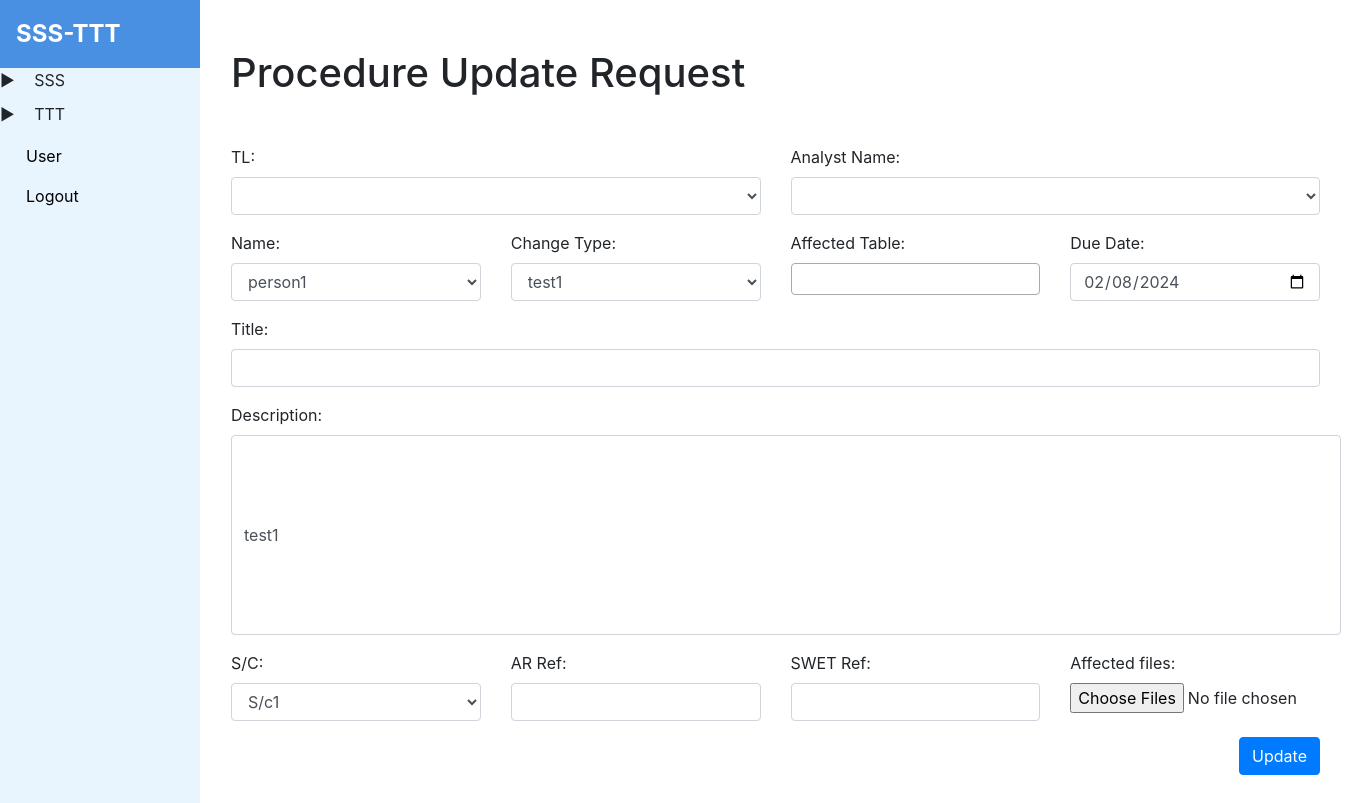
The page /update/procedure/update/request/2 (signed in) on the database its author committed.
### tables this page shows
CREATE TABLE 't_procedure_update_request' (
    'id' INTEGER PRIMARY KEY AUTOINCREMENT,
    's_c' varchar(1000) NOT NULL,
    'status' varchar(1000) NOT NULL,
    'status_tl' varchar(1000) NOT NULL,
    'originator' varchar(1000) NOT NULL,
    'date' varchar(1000) NOT NULL,
    'type' varchar(1000) NOT NULL,
    'reason_for_update' varchar(1000) NOT NULL,
    'affected_tables' varchar(1000) NOT NULL,
    'title' varchar(1000),
    'ar_ref' varchar(1000),
    'swet_ref' varchar(1000),
    'affected_files' varchar(3000),
    'implemented' varchar(100),
    'tl'        varchar(100),
    'analyst_name'   varchar(100),
    'originator_date'  datetime, 
    'tl_date' datetime,
    'analyst_date' datetime,
    'due_date' datetime
    );

### app.py (the view, shortened to what this page needs)
@app.route('/update/procedure/update/request/<int:procedure_update_request_id>', methods=['GET', 'POST'])
@check_login
def update_procedure_update_request(procedure_update_request_id):
    analyst_names, tl_names, persons, tables, types, s_c_values = get_entries_data("srdb_entries.txt")
    data = get_record_by_table_name('t_procedure_update_request', procedure_update_request_id)
    data = list(data)
    data[7] = data[7].split(',')
    return render_template('procedure_update_request/update_procedure_update_request.html', persons=persons, s_c_values = s_c_values,
                        tables=tables, types=types, data = data, is_admin = session.get('user'), analyst_names=analyst_names, tl_names=tl_names)

### app.py (called while the page is built)
def check_login(f):
    @wraps(f)
    def decorated_function(*args, **kwargs):
        if session.get('user') is None:
            return redirect(url_for('login'))
        return f(*args, **kwargs)
    return decorated_function

### db_helper.py (called while the page is built)
def get_record_by_table_name(table_name: str, record_id: int):
    cursor = conn.cursor()
    cursor.execute(f'SELECT * FROM {table_name} WHERE id = {record_id}')
    result = cursor.fetchone()
    cursor.close()
    return result

def get_entries_data(filename):
    with open(filename) as f:
        data = f.readlines()
    data  = [line.strip().split(',') for line in data]
    return data[0], data[1], data[2], data[3], data[4], data[5]

### templates/procedure_update_request/update_procedure_update_request.html (shortened to what this page needs)
{% extends 'base.html' %}
{% block content %}
  <div class="container my-5">
    <div class="row">
      <div class="col-12">
        <h1 class="text-start mb-5">Procedure Update Request </h1>
      </div>
    </div>
        <form method="POST" enctype="multipart/form-data" action="/update/procedure/update/request/{{data[0]}}">
          <div class="row">
            <div class="col-md-6">
              <div class="form-group">
                  <label>TL:</label>
                  <select id="tl" name="tl" class="form-control">
                    {% for person in tl_names %}
                      {% if person == data[14] %}
                      <option value="{{ person }}" selected>{{ person }}</option>
                      {% else %}
                      <option value="{{ person }}">{{ person }}</option>
                      {% endif %}
                    {% endfor %}
                  </select>
               </div>
              </div>
              <div class="col-md-6">
                <div class="form-group">
                  <label>Analyst Name:</label>
                  <select id="analyst_name" name="analyst_name" class="form-control">
                    {% for type in analyst_names %}
                    {% if type == data[15] %}
                      <option value="{{ type }}" selected>{{ type }}</option>
                      {% else %}
                      <option value="{{ type }}">{{ type }}</option>
                      {% endif %}
                    {% endfor %}
                  </select>
              </div>
            </div>
          </div>
          <div class="row">
            <div class="col-md-3">
                <div class="form-group">
                    <label>Name:</label>
                    <select id="person" name="person" class="form-control">
                      {% for person in persons %}
                        {% if person == data[3] %}
                        <option value="{{ person }}" selected>{{ person }}</option>
                        {% else %}
                        <option value="{{ person }}">{{ person }}</option>
                        {% endif %}
                      {% endfor %}
                    </select>
                </div>
            </div>
            <div class="col-md-3">
                <div class="form-group">
                    <label>Change Type:</label>
                    <select id="type" name="type" class="form-control">
                      {% for type in types %}
                      {% if type == data[5] %}
                        <option value="{{ type }}" selected>{{ type }}</option>
                        {% else %}
                        <option value="{{ type }}">{{ type }}</option>
                        {% endif %}
                      {% endfor %}
                    </select>
                </div>
            </div>
            <div class="col-md-3">
                <div class="form-group">
                    <label>Affected Table:</label>
                </div>
            </div>
            <div class="col-md-3">
                <div class="form-group">
                    <label>Due Date:</label>
                    <input type="date" value="{{data[19]}}" class="form-control" name="due_date" id="due_date">
                </div>
            </div>
          </div>
          <div class="row">
            <div class="col-md-12">
              <div class="form-group">
                <label>Title:</label>
                <input type="text" class="form-control" id="title" name="title" value="{{data[8]}}">
              </div>
            </div>
          </div>
          <div class="row">
            <div class="col-md-12">
              <div class="form-group">
                <label>Description:</label>
                <input style="height:200px; width:1110px; word-break: break-word;" type="text" class="form-control" id="description" name="description" value="{{data[6]}}">
              </div>
            </div>
          </div>
        <div class="row">
            <div class="col-md-3">
              <div class="form-group">
                <label>S/C:</label>
                <select id="s_c" name="s_c" class="form-control">
                  {% for val in s_c_values %}
                    {% if val == data[1] %}
                    <option value="{{ val }}" selected>{{ val }}</option>
                    {% else %}
                    <option value="{{ val }}">{{ val }}</option>
                    {% endif %}
                  {% endfor %}
                </select>
              </div>
            </div>
            <div class="col-md-3">
                <div class="form-group">
                  <label>AR Ref:</label>
                  <input type="text" class="form-control" id="ar_ref" name="ar_ref" value="{{data[9]}}">
                </div>
            </div>
            <div class="col-md-3">
                <div class="form-group">
                  <label>SWET Ref:</label>
                  <input type="text" class="form-control" id="swet_ref" name="swet_ref" value="{{data[10]}}">
                </div>
            </div>
            <div class="col-md-3">
              <div class="form-group">
                <label>Affected files:</label>
                <input type="file" class="form-control-file" id="affected_files" name="affected_files" multiple>
              </div>
          </div>
      </div>
          <div class="d-flex justify-content-end align-items-center">
            <button type="submit" class="btn btn-primary">Update</button>
          </div>
          </form>
  </div>
{% endblock %}

### rows shown on the page
t_procedure_update_request: person "person1", type "test1", due_date "02/08/2024", description "test1", s_c "S/c1"
